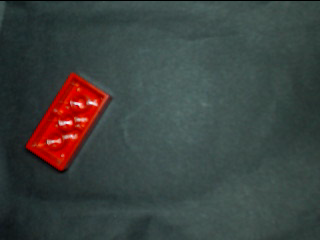
#> input picture images/img3.bmp, 320 x 240 px, found by its file name
$ python svm4.py
#> lines starting #> are read from the running program, lines starting #| are printed output that depends on the picture
import numpy as np
import cv2
import matplotlib.pyplot as plt

img = cv2.cvtColor(cv2.imread("img3.bmp"),
                   cv2.COLOR_BGR2GRAY)
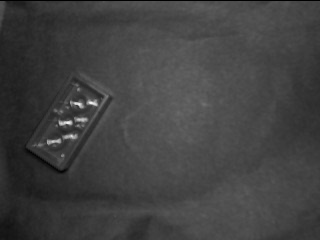
#> img: shape (240, 320); min 0, max 241, mean 65.2

cell_size = (8, 8)  # h x w in pixels
block_size = (2, 2)  # h x w in cells
nbins = 9  # number of orientation bins

# winSize is the size of the image cropped to an multiple of the cell size
hog = cv2.HOGDescriptor(_winSize=(img.shape[1] // cell_size[1] * cell_size[1],
                                  img.shape[0] // cell_size[0] * cell_size[0]),
                        _blockSize=(block_size[1] * cell_size[1],
                                    block_size[0] * cell_size[0]),
                        _blockStride=(cell_size[1], cell_size[0]),
                        _cellSize=(cell_size[1], cell_size[0]),
                        _nbins=nbins)

n_cells = (img.shape[0] // cell_size[0], img.shape[1] // cell_size[1])
#> n_cells = (30, 40)
hog_feats = hog.compute(img)\
               .reshape(n_cells[1] - block_size[1] + 1,
                        n_cells[0] - block_size[0] + 1,
                        block_size[0], block_size[1], nbins) \
               .transpose((1, 0, 2, 3, 4))  # index blocks by rows first
# hog_feats now contains the gradient amplitudes for each direction,
# for each cell of its group for each group. Indexing is by rows then columns.

gradients = np.zeros((n_cells[0], n_cells[1], nbins))

# count cells (border cells appear less often across overlapping groups)
cell_count = np.full((n_cells[0], n_cells[1], 1), 0, dtype=int)

for off_y in range(block_size[0]):
    for off_x in range(block_size[1]):
        gradients[off_y:n_cells[0] - block_size[0] + off_y + 1,
                  off_x:n_cells[1] - block_size[1] + off_x + 1] += \
            hog_feats[:, :, off_y, off_x, :]
        cell_count[off_y:n_cells[0] - block_size[0] + off_y + 1,
                   off_x:n_cells[1] - block_size[1] + off_x + 1] += 1
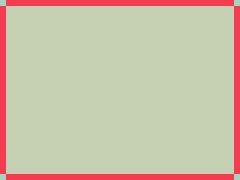
#> cell_count: shape (30, 40, 1) int64 (shown 6 times larger); 3 distinct labels, from 1 to 4; one colour per label, 0 black

# Average gradients
gradients /= cell_count

# Preview
plt.figure()
plt.imshow(img, cmap='gray')
plt.show()

bin = 5  # angle is 360 / nbins * direction
plt.pcolor(gradients[:, :, bin])
plt.gca().invert_yaxis()
plt.gca().set_aspect('equal', adjustable='box')
plt.colorbar()
plt.show()
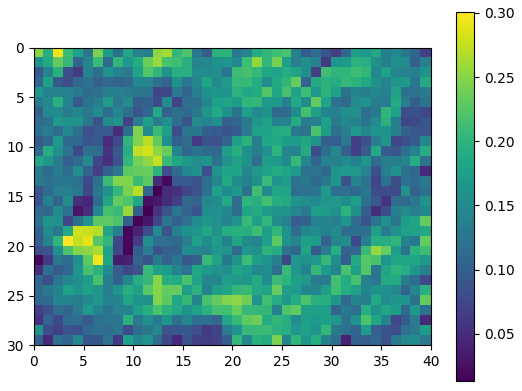
#> figure drawn by matplotlib, 2 panels
